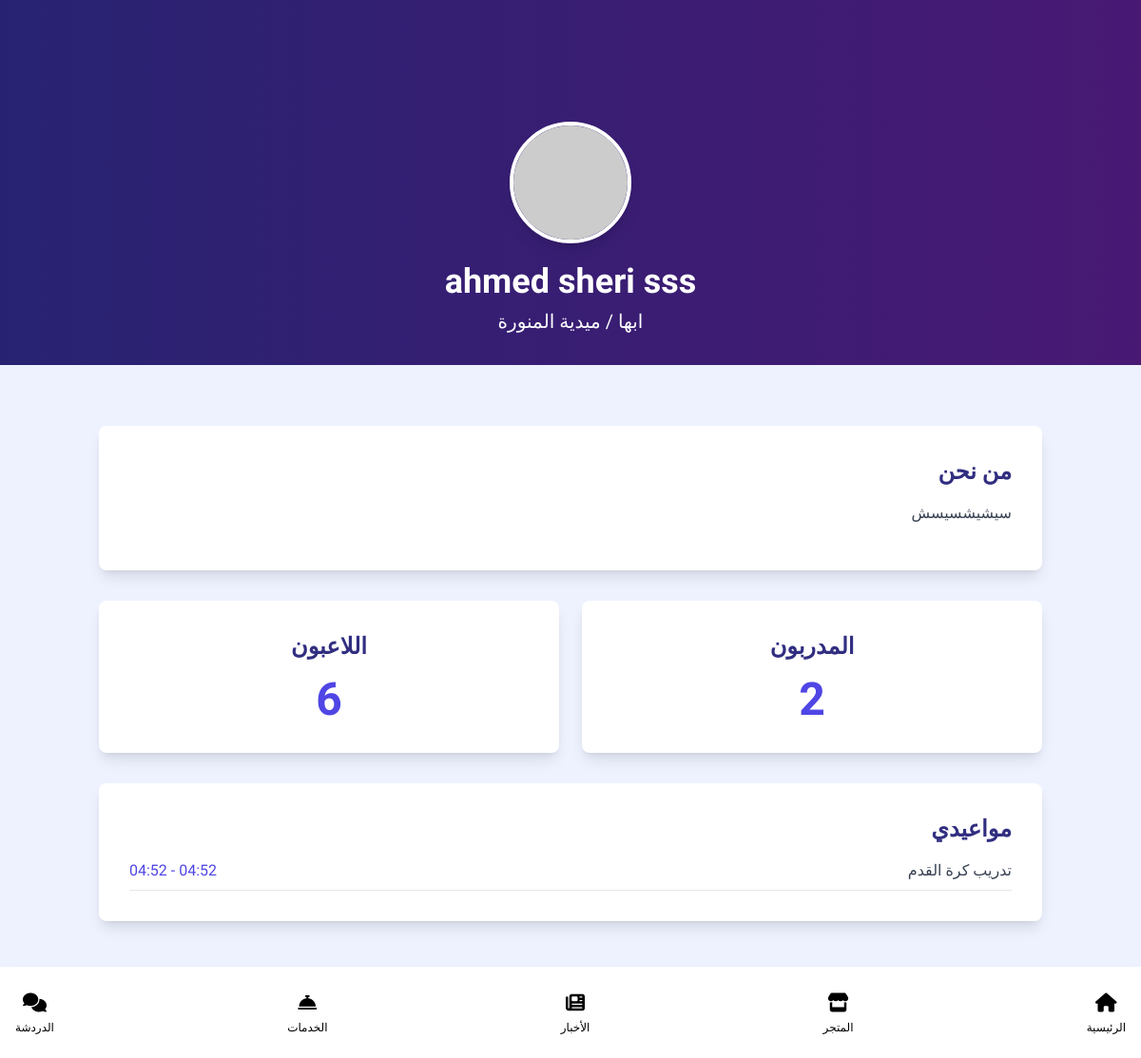
/student/ (signed in), run on the app's committed database.
### accounts/models.py (models this page shows, shortened)
class ClubsModel(models.Model):
    name = models.CharField(max_length=250, null=True, verbose_name="اسم الاكادمية")
    club_profile_image_base64 = models.TextField(blank=True, null=True)
    desc = models.CharField(max_length=255, null=True, verbose_name="وصف قصير")
    about = models.TextField(max_length=255, null=True, verbose_name="نبذة")
    city = models.CharField(max_length=255, choices = citys, null=True, verbose_name="المدينة")
    district = models.CharField(max_length=250, null=True, verbose_name="الحي")
    street = models.CharField(max_length=250, null=True, verbose_name="الشارع")
    creation_date = models.DateTimeField(auto_now_add=True)

### coach_dashboard/models.py (models this page shows, shortened)
class StudentAppointmentPresenceModel(models.Model):
    appointment = models.ForeignKey(CoachAppointmentsModel, on_delete=models.CASCADE)
    student = models.ForeignKey(StudentProfile, on_delete=models.CASCADE)
    creation_date = models.DateTimeField(auto_now_add=True)

class CoachAppointmentsModel(models.Model):
    coach = models.ForeignKey(CoachProfile, on_delete=models.CASCADE)
    service = models.ForeignKey(ServicesModel, on_delete=models.CASCADE, null=True)
    start_datetime = models.DateTimeField()
    end_datetime = models.DateTimeField()
    creation_date = models.DateTimeField(auto_now_add=True)

### students/views.py (the view)
# urls.py: path('', views.index, name="adminIndex"),
def index(request):
    user = request.user
    userprofile = UserProfile.objects.get(user=user)
    student = userprofile.student_profile
    club = student.club
    coaches = CoachProfile.objects.filter(club=club)
    students = StudentProfile.objects.filter(club=club)
    appointments = StudentAppointmentPresenceModel.objects.filter(student=student)
    return render(request, 'student/index.html', {'appointments':appointments, 'coaches':coaches, 'students':students, 'club':club})

### messenger/templatetags/messenger_tags.py (called while the page is built)
@register.simple_tag
@stringfilter
def get_user_club(user_id):
    user = User.objects.get(id=user_id)
    club = getUserClub(user)
    return club

### messenger/views.py (called while the page is built)
def getUserClub(user):
    userprofile = user.userprofile
    if userprofile.account_type == '2':
        return userprofile.director_profile.club
    elif user.userprofile.account_type == '3':
        return userprofile.student_profile.club
    elif user.userprofile.account_type == '4':
        return userprofile.Coach_profile.club
    else:
        return None

### templates/student/index.html (shortened to what this page needs)
{% extends "base_student.html" %} {% block content %}
<main class="min-h-screen bg-indigo-50">
  <div
    class="relative h-96 bg-gradient-to-r from-indigo-600 to-purple-600 overflow-hidden"
  >
    <div
      class="absolute top-1/2 left-1/2 transform -translate-x-1/2 -translate-y-1/2 z-10"
    >
      <img
        src="https://via.placeholder.com/150"
        alt="Team Logo"
        class="w-32 h-32 rounded-full border-4 border-white shadow-lg"
      />
    </div>
    <div class="absolute bottom-0 left-0 right-0 text-center text-white pb-8">
      <h1 class="text-4xl font-bold mb-2">{{club.name}}</h1>
      <p class="text-xl">{{club.get_city_display}} / {{club.district}}</p>
    </div>
  </div>
  <div class="container mx-auto px-4 py-16 pb-36">
    <div class="space-y-8">
      <div class="bg-white rounded-lg shadow-lg p-8">
        <h2 class="text-2xl font-bold text-indigo-900 mb-4">من نحن</h2>
        <p class="text-gray-700 mb-4">
          {{club.about}}
        </p>
      </div>
      <div class="grid md:grid-cols-2 grid-cols-1 gap-6">
        <div class="bg-white rounded-lg p-8 text-center shadow-lg">
          <h3 class="text-2xl font-bold text-indigo-900 mb-4">المدربون</h3>
          <p class="text-5xl font-bold text-indigo-600">{{coaches.count}}</p>
        </div>
        <div class="bg-white rounded-lg p-8 text-center shadow-lg">
          <h3 class="text-2xl font-bold text-indigo-900 mb-4">اللاعبون</h3>
          <p class="text-5xl font-bold text-indigo-600">{{students.count}}</p>
        </div>
      </div>
      <div class="bg-white rounded-lg shadow-lg p-8">
        <h2 class="text-2xl font-bold text-indigo-900 mb-4">مواعيدي</h2>
        <ul class="space-y-4">
          {% for appointment in appointments %}
          <li class="flex justify-between items-center border-b pb-2">
            <span class="text-gray-700">تدريب كرة القدم</span>
            <span class="text-indigo-600">{{appointment.appointment.start_datetime|date:'H:i'}} - {{appointment.appointment.end_datetime|date:'H:i'}}</span>
          </li>
          {% endfor %}
        </ul>
      </div>
    </div>
  </div>
</main>
{% endblock %}

### templates/base_student.html (style rules this page uses)
body { font-family: "Cairo", sans-serif; }

### data on the page
ClubsModel: name "ahmed sheri sss", city "ابها", district "ميدية المنورة", about "سيشيشسيسش"
StudentAppointmentPresenceModel: appointment.end_datetime "04:52"

### other printed values
{{ coaches.count }} "2"
{{ students.count }} "6"
